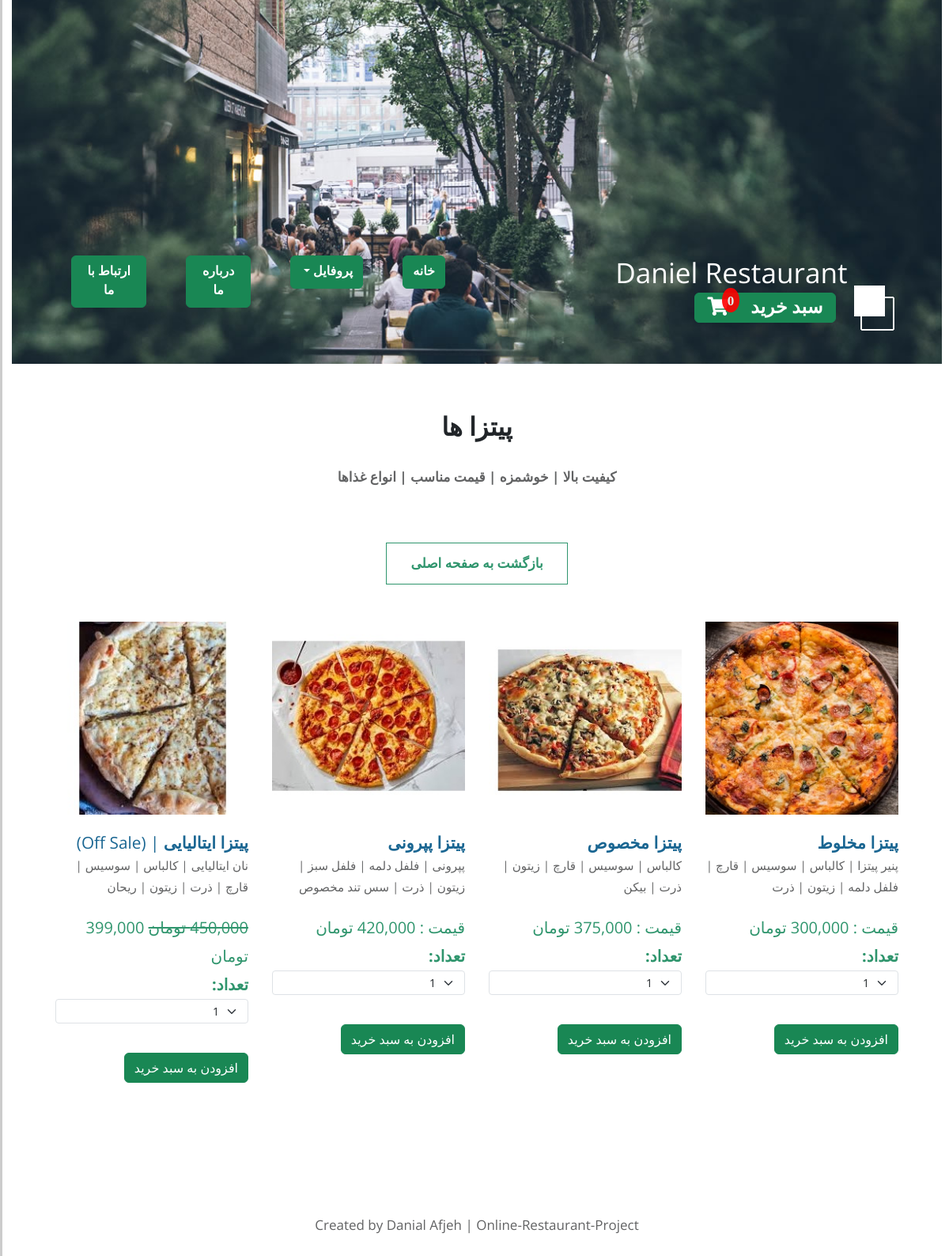
The page /product/پیتزا on the database its author committed.
### MainPage/models.py (models this page shows, shortened)
class Category(models.Model):
    name = models.CharField(max_length=50)

class Product(models.Model):
    name = models.CharField(max_length=100)
    category = models.ForeignKey(Category, on_delete=models.CASCADE)
    description = models.CharField(max_length=500)
    picture = models.ImageField(upload_to='upload/products/')
    price = models.DecimalField(default=0, decimal_places=0, max_digits=12)
    is_sale = models.BooleanField(default=False)
    sale_price = models.DecimalField(default=0, decimal_places=0, max_digits=12)

### MainPage/views.py (the view)
# urls.py: path('product/<str:cat>', views.product, name='product'),
def product(request, cat):
    cat = cat.replace("-"," ")
    category = Category.objects.get(name=cat)
    products = Product.objects.filter(category=category)
    return render(request, 'product.html', {'category':category, 'products':products})

### cart/cart.py (called while the page is built)
    def __len__(self):
        return len(self.cart)

### cart/context_processors.py (called while the page is built)
def cart(request):
    return {'cart':Cart(request)}

### MainPage/templates/product.html (shortened to what this page needs)
{% extends 'base.html' %}
{% load humanize %}
{% load static %}
{% block content %}
<main>
    <header class="row tm-welcome-section">
		<h2 class="col-12 text-center tm-section-title"><strong>{{ category.name }} ها</strong></h2>
		<p class="col-12 text-center"><strong>کیفیت بالا | خوشمزه | قیمت مناسب | انواع غذاها</strong></p>
	</header>
	<div class="tm-paging-links">
		<p class="tm-paging-item">
          <a class="tm-paging-link" onclick="event.stopImmediatePropagation();" href="{% url 'home' %}"><strong>بازگشت به صفحه اصلی</strong></a>
		</p>
	</div>
    <div class="row tm-gallery">
        <div id="tm-gallery-page-pizza" class="tm-gallery-page">
		    {% for prod in products %}
              {% if prod.is_sale %}
              <article class="col-lg-3 col-md-4 col-sm-6 col-12 tm-gallery-item">
				  <fiaption>
						  <gure>
					  <img src="{{ prod.picture.url }}" alt="Image" class="img-fluid tm-gallery-img" />
					  <figch4 class="tm-gallery-title"><strong>{{ prod.name }}</strong> | (Off Sale)</h4>
						  <p class="tm-gallery-description">
						  {{ prod.description }}
						  </p>
						  <p class="tm-gallery-price">
						    <strike>{{ prod.price|intcomma }} تومان</strike> {{ prod.sale_price|intcomma }} تومان
							<br>
							<strong class="tm-gallery-price">تعداد:</strong>
							<select class="form-select form-select-sm" aria-label="Small select example" id="cart-qty-{{ prod.id }}">
                                <option value="1">1</option>
                            </select>
							<br>
							<button class="btn btn-success" type='button' value='{{ prod.id }}' id='add-cart-{{ prod.id }}'>افزودن به سبد خرید</button>
						  </p>
			  </article>
			  {% else %}
              <article class="col-lg-3 col-md-4 col-sm-6 col-12 tm-gallery-item">
				  <fiaption>
						  <gure>
					  <img src="{{ prod.picture.url }}" alt="Image" class="img-fluid tm-gallery-img" />
					  <figch4 class="tm-gallery-title"><strong>{{ prod.name }}</strong></h4>
						  <p class="tm-gallery-description">
						  {{ prod.description }}
						  </p>
						  <p class="tm-gallery-price">
						    قیمت : {{ prod.price|intcomma }} تومان
						    <br>
							<strong class="tm-gallery-price">تعداد:</strong>
							<select class="form-select form-select-sm" aria-label="Small select example" id="cart-qty-{{ prod.id }}">
                                <option value="1">1</option>
                            </select>
							<br>
							<button class="btn btn-success" type='button' value='{{ prod.id }}' id='add-cart-{{ prod.id }}'>افزودن به سبد خرید</button>
						  </p>
			  </article>
			  {% endif %}
			{% endfor %}
        </div>
    </div>
</main>
{% endblock %}

### MainPage/static/css/templatemo-style.css (style rules this page uses)
ul, nav, body, h1, h2, h4, h6, p, figure { margin: 0; padding: 0; }
a, button { transition: all 0.3s ease; }
html { box-sizing: border-box; -ms-overflow-style: scrollbar; }
*, *::before, *::after { box-sizing: inherit; }
.row { display: -ms-flexbox; display: flex; -ms-flex-wrap: wrap; flex-wrap: wrap; margin-left: -15px; margin-right: -15px; }
.col-lg-3, .col-lg-4, .col-lg-6, .col-md-4, .col-md-6, .col-sm-6, .col-12 { position: relative; width: 100%; padding-right: 15px; padding-left: 15px; }
.col-12 { -ms-flex: 0 0 100%; flex: 0 0 100%; max-width: 100%; }
@media (min-width: 576px) { .col-sm-6 { -ms-flex: 0 0 50%; flex: 0 0 50%; max-width: 50%; } }
@media (min-width: 768px) { .col-md-4 { -ms-flex: 0 0 33.333333%; flex: 0 0 33.333333%; max-width: 33.333333%; } }
@media (min-width: 992px) { .col-lg-3 { -ms-flex: 0 0 25%; flex: 0 0 25%; max-width: 25%; } }
.text-center { text-align: center; }
.img-fluid { max-width: 100%; height: auto; }
body { font-family: 'Open Sans', Arial, sans-serif; font-size: 17px; background-color: #ccc; overflow-x: hidden; }
p, address { color: #626364; line-height: 1.8; }
.tm-welcome-section { margin: 60px auto; max-width: 655px; }
.tm-section-title { font-size: 2rem; font-weight: 400; margin-bottom: 30px; }
.tm-gallery { margin-bottom: 80px; }
.tm-gallery-page { max-width: 280px; margin-left: auto; margin-right: auto; display: -ms-flexbox; display: flex; -ms-flex-wrap: wrap; flex-wrap: wrap; }
.tm-gallery-description { font-size: 0.95rem; }
@media (min-width: 576px) { .tm-gallery-page { max-width: 560px; } }
@media (min-width: 768px) { .tm-gallery-page, .tm-section, .tm-container-inner, .tm-container-inner-2 { max-width: 840px; } }
@media (min-width: 992px) { .tm-gallery-page, .tm-section { max-width: 1120px; } }
.tm-gallery-item { max-width: 280px; }
.tm-gallery-img { margin-bottom: 20px; }
.tm-gallery-title { font-size: 1.3rem; font-weight: 400; color: #1A6692; margin-bottom: 15px; }
.tm-gallery-description { margin-bottom: 20px; }
.tm-gallery-price { font-size: 1.25rem; color: #2F956D; margin-bottom: 60px; }
.tm-paging-links { text-align: center; margin-bottom: 40px; }
.tm-paging-item { list-style: none; display: inline-block; border: 1px solid #2F956D; margin: 7px; }
.tm-paging-link { padding: 10px 30px; display: flex; align-items: center; justify-content: center; text-decoration: none; color: #2F956D; background-color: transparent; }

### rows shown on the page
Category: name "پیتزا"
Product: picture (picture), name "پیتزا مخلوط", description "پنیر پیتزا | کالباس | سوسیس | قارچ | فلفل دلمه | زیتون | ذرت", price "300,000", id "1"
Product: picture (picture), name "پیتزا مخصوص", description "کالباس | سوسیس | قارچ | زیتون | ذرت | بیکن", price "375,000", id "1"
Product: picture (picture), name "پیتزا پپرونی", description "پپرونی | فلفل دلمه | فلفل سبز | زیتون | ذرت | سس تند مخصوص", price "420,000", id "1"
Product: picture (picture), name "پیتزا ایتالیایی", description "نان ایتالیایی | کالباس | سوسیس | قارچ | ذرت | زیتون | ریحان", price "450,000", sale_price "399,000", id "1"
